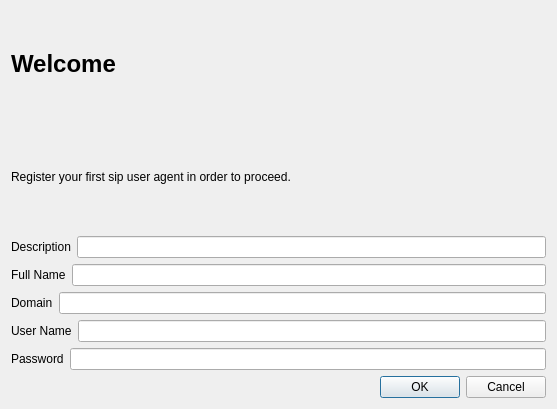
<?xml version="1.0" encoding="UTF-8"?>
<ui version="4.0">
    <class>guide</class>
    <widget class="QDialog" name="guide">
        <property name="geometry">
            <rect>
                <x>0</x>
                <y>0</y>
                <width>557</width>
                <height>409</height>
            </rect>
        </property>
        <property name="windowTitle">
            <string>Start Guide</string>
        </property>
        <layout class="QVBoxLayout" name="verticalLayout">
            <item>
                <widget class="QLabel" name="label_6">
                    <property name="text">
                        <string>&lt;h1&gt;Welcome&lt;/h1&gt;</string>
                    </property>
                    <property name="textFormat">
                        <enum>Qt::RichText</enum>
                    </property>
                </widget>
            </item>
            <item>
                <widget class="QLabel" name="label_7">
                    <property name="text">
                        <string>Register your first sip user agent in order to proceed.</string>
                    </property>
                </widget>
            </item>
            <item>
                <layout class="QHBoxLayout" name="horizontalLayout_2">
                    <item>
                        <widget class="QLabel" name="label">
                            <property name="text">
                                <string>Description</string>
                            </property>
                        </widget>
                    </item>
                    <item>
                        <widget class="QLineEdit" name="descriptionEdit"/>
                    </item>
                </layout>
            </item>
            <item>
                <layout class="QHBoxLayout" name="horizontalLayout_3">
                    <item>
                        <widget class="QLabel" name="label_2">
                            <property name="text">
                                <string>Full Name</string>
                            </property>
                        </widget>
                    </item>
                    <item>
                        <widget class="QLineEdit" name="nameEdit"/>
                    </item>
                </layout>
            </item>
            <item>
                <layout class="QHBoxLayout" name="horizontalLayout_4">
                    <item>
                        <widget class="QLabel" name="label_3">
                            <property name="text">
                                <string>Domain</string>
                            </property>
                        </widget>
                    </item>
                    <item>
                        <widget class="QLineEdit" name="domainEdit"/>
                    </item>
                </layout>
            </item>
            <item>
                <layout class="QHBoxLayout" name="horizontalLayout_5">
                    <item>
                        <widget class="QLabel" name="label_4">
                            <property name="text">
                                <string>User Name</string>
                            </property>
                        </widget>
                    </item>
                    <item>
                        <widget class="QLineEdit" name="usernameEdit"/>
                    </item>
                </layout>
            </item>
            <item>
                <layout class="QHBoxLayout" name="horizontalLayout_6">
                    <item>
                        <widget class="QLabel" name="label_5">
                            <property name="text">
                                <string>Password</string>
                            </property>
                        </widget>
                    </item>
                    <item>
                        <widget class="QLineEdit" name="passwordEdit"/>
                    </item>
                </layout>
            </item>
            <item>
                <widget class="QDialogButtonBox" name="buttonBox">
                    <property name="orientation">
                        <enum>Qt::Horizontal</enum>
                    </property>
                    <property name="standardButtons">
                        <set>QDialogButtonBox::Cancel|QDialogButtonBox::Ok</set>
                    </property>
                </widget>
            </item>
        </layout>
    </widget>
    <resources/>
    <connections>
        <connection>
            <sender>buttonBox</sender>
            <signal>accepted()</signal>
            <receiver>guide</receiver>
            <slot>accept()</slot>
            <hints>
                <hint type="sourcelabel">
                    <x>248</x>
                    <y>254</y>
                </hint>
                <hint type="destinationlabel">
                    <x>157</x>
                    <y>274</y>
                </hint>
            </hints>
        </connection>
        <connection>
            <sender>buttonBox</sender>
            <signal>rejected()</signal>
            <receiver>guide</receiver>
            <slot>reject()</slot>
            <hints>
                <hint type="sourcelabel">
                    <x>316</x>
                    <y>260</y>
                </hint>
                <hint type="destinationlabel">
                    <x>286</x>
                    <y>274</y>
                </hint>
            </hints>
        </connection>
    </connections>
</ui>
